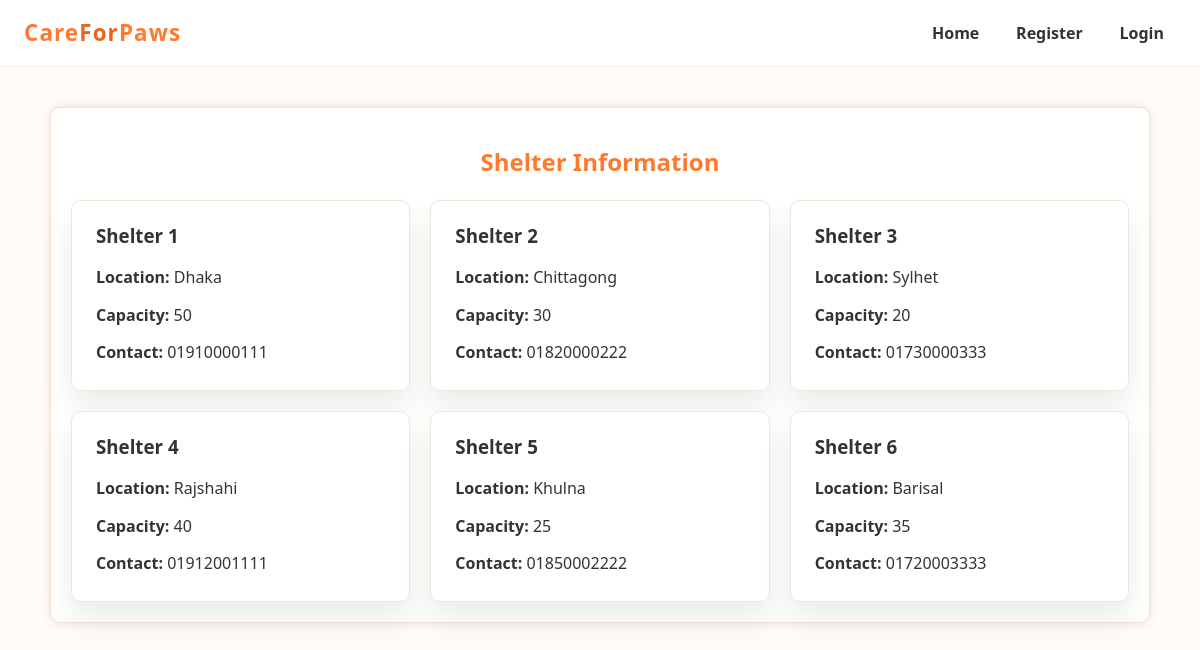
Page /pet_shelter_db/shelters.php on the committed database.
### tables this page shows
CREATE TABLE `shelters` (
  `shelter_id` int(11) NOT NULL,
  `name` varchar(100) DEFAULT NULL,
  `location` varchar(150) DEFAULT NULL,
  `capacity` int(11) DEFAULT NULL,
  `contact_number` varchar(20) DEFAULT NULL
);

### pet_shelter_db/shelters.php (the view, shortened to what this page needs)
<?php
include("includes/db_connect.php");
$sql = "SELECT * FROM shelters";
$result = mysqli_query($conn, $sql);
?>
<!DOCTYPE html>
<html lang="en">
<head>
    <link rel="stylesheet" href="css/style.css">
</head>
<body>
<header class="navbar">
    <a class="logo" href="index.php">Care<span>For</span>Paws</a>
    <nav class="menu-links">
        <a href="index.php">Home</a>
        <a href="register.php">Register</a>
        <a href="login.php">Login</a>
    </nav>
</header>
<main>
    <section class="panel shelter-page">
        <h2>Shelter Information</h2>
        <div class="card-grid shelter-list">
            <?php
            if (mysqli_num_rows($result) > 0) {
                while ($row = mysqli_fetch_assoc($result)) {
                    echo "<div class='card shelter-card'>";
                    echo "<h3>" . $row['name'] . "</h3>";
                    echo "<p><strong>Location:</strong> " . $row['location'] . "</p>";
                    echo "<p><strong>Capacity:</strong> " . $row['capacity'] . "</p>";
                    echo "<p><strong>Contact:</strong> " . $row['contact_number'] . "</p>";
                    echo "</div>";
                }
            } else {
                echo "<p>No shelter information.</p>";
            }
            ?>
        </div>
    </section>
</main>
</body>
</html>

### pet_shelter_db/css/style.css (style rules this page uses)
html { line-height: 1.15; -webkit-text-size-adjust: 100%; }
body { margin: 0; }
main { display: block; }
a { background-color: transparent; }
b, strong { font-weight: 900; }
:root { --main-bg: #fffaf5; --accent: #ff7a2f; --accent-dark: #e5671f; --text: #333; --muted: #777; --radius: 10px; --shadow: 0 0 10px rgba(0,0,0,0.1); }
* { box-sizing: border-box; }
body { margin: 0; padding: 0; font-family: 'Segoe UI', Tahoma, Geneva, Verdana, sans-serif; color: var(--text); background-color: var(--main-bg); background-image: url('../pet.jpg'); background-position: center; background-size: cover; background-repeat: no-repeat; min-height: 100vh; }
a { color: var(--accent); text-decoration: none; font-weight: 600; }
p { margin-bottom: 15px; }
.navbar { display: flex; justify-content: space-between; align-items: center; padding: 16px 24px; background: rgba(255, 255, 255, 0.92); backdrop-filter: blur(8px); border-bottom: 1px solid #eee; position: sticky; top: 0; z-index: 50; }
.logo { font-size: 1.4rem; font-weight: 900; color: var(--accent); letter-spacing: 0.05em; }
.logo span { color: var(--accent-dark); }
.menu-links { display: flex; gap: 0.8rem; list-style: none; margin: 0; padding: 0; }
.menu-links a { color: var(--text); text-decoration: none; font-weight: 600; padding: 8px 12px; border-radius: 6px; transition: all 0.2s ease; }
.card-grid { display: grid; grid-template-columns: repeat(auto-fit, minmax(260px, 1fr)); gap: 20px; }
.card { background-color: rgba(255,255,255,0.95); padding: 20px; border-radius: var(--radius); box-shadow: 0 12px 25px rgba(0,0,0,0.08); border: 1px solid #eee; }
.card h3 { margin-top: 0; color: var(--text); }
.panel { width: min(95%, 1100px); margin: 2.5rem auto; padding: 20px; background: rgba(255,255,255,0.92); border-radius: var(--radius); box-shadow: var(--shadow); border: 1px solid #f2e1d7; }
.shelter-page h2 { text-align: center; color: var(--accent); margin-bottom: 24px; }
.shelter-list { display: grid; gap: 20px; grid-template-columns: repeat(auto-fit, minmax(280px, 1fr)); }
.shelter-card { background-color: rgba(255,255,255,0.98); padding: 24px; border-radius: var(--radius); box-shadow: 0 16px 30px rgba(0,0,0,0.08); border: 1px solid #f0e5dc; }
.shelter-card h3 { margin-top: 0; color: var(--text); }
.shelter-card p { margin: 12px 0 0; line-height: 1.6; }

### rows in the picture
shelters: name "Shelter 1", location "Dhaka", capacity "50", contact_number "01910000111"
shelters: name "Shelter 2", location "Chittagong", capacity "30", contact_number "01820000222"
shelters: name "Shelter 3", location "Sylhet", capacity "20", contact_number "01730000333"
shelters: name "Shelter 4", location "Rajshahi", capacity "40", contact_number "01912001111"
shelters: name "Shelter 5", location "Khulna", capacity "25", contact_number "01850002222"
shelters: name "Shelter 6", location "Barisal", capacity "35", contact_number "01720003333"
